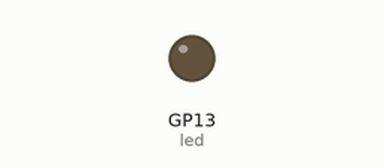
This program was run on a simulated Raspberry Pi Pico running MicroPython. Parts: output pins drawn as LEDs (lit = HIGH).

Above: at 0.8 s.
Timing chart, 0 to 22.0 s (numbered marks = the images above):
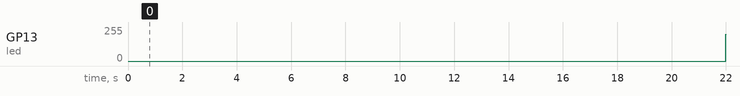

The program:

nvm.py
```python
from time import sleep
from machine import Pin,PWM

led = PWM(Pin(13))	#PWM=modulace signálu. Určujeme jaký pin bude vysílat modulovaný signál. Intenzita závicí na mezeře mezi signály.
led.freq(1000)	#frekvence která bude aplikována
kroky = 1	#počet proků za sekundu. Čím více kroků tím rychlejší.


while True:
      for cyklus_kroku in range(0, 65536, kroky):	# (1. číslo, konečné číslo, počet kroků mezi čísly)
        led.duty_u16(cyklus_kroku)					#.duty = jak dlouho je signál během jednoho cyklu zapnutý(1) ve srovnání s tím, jak dlouho je vypnutý(0)
        #sleep(0.005)               				# čím déle bude signál setrvávat ve vyšší pozici(1)a méně v nižší(0) tak intenzita světla bude vyšší(lze např.: reguluvat i rychlost el. motoru)
                                                    # u16 znamená 16b číslo(max.65536(2^16) = 100% světla)

      for cyklus_kroku in range(65536, 0, -kroky):
        led.duty_u16(cyklus_kroku)
        #sleep(0.005)
```

Measured:
- by itself, GP13 (led): 0/255 → 200/255 at 22.0 s
